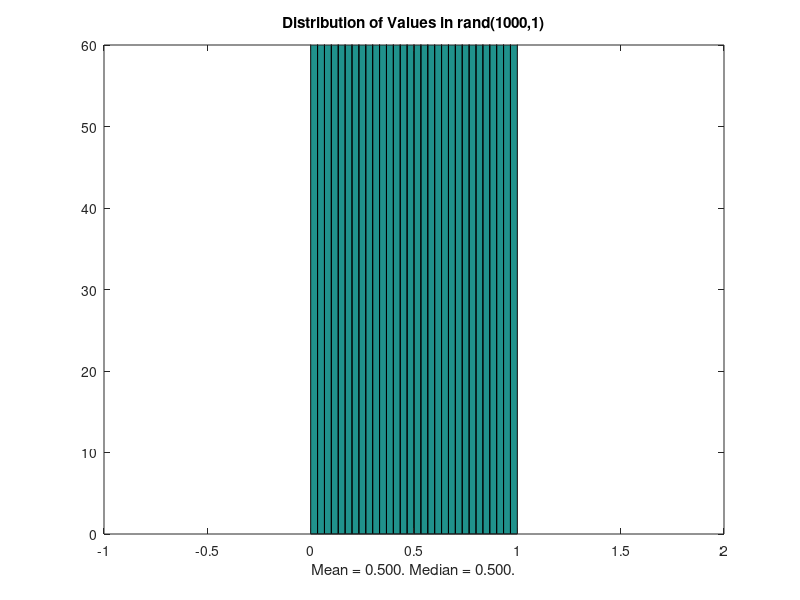
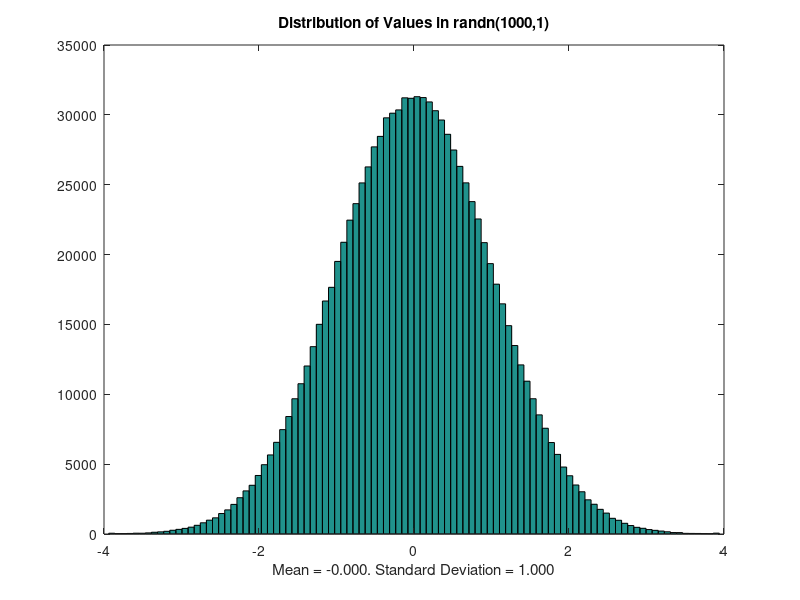

MATLAB code for these plots, in order:
% Histograms of rand(1000,1) and randn(1000,1).
% [written by C. van Loan]

   x = rand(1000000,1);
   % subplot(2,1,1)
   hist(x,30)
   axis([-1 2 0 60])
   title('Distribution of Values in rand(1000,1)')
   xlabel(sprintf('Mean = %5.3f. Median = %5.3f.',mean(x),median(x)))

   x = randn(1000000,1);
   % subplot(2,1,2)
   figure  %  open a new figure window
   hist(x,linspace(-3.9,3.9,100))
   title('Distribution of Values in randn(1000,1)')
   xlabel(sprintf('Mean = %5.3f. Standard Deviation = %5.3f',mean(x),std(x)))
